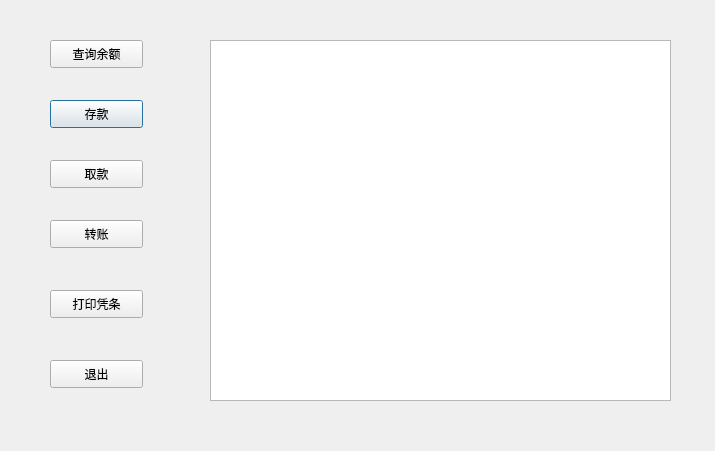
<?xml version="1.0" encoding="UTF-8"?>
<ui version="4.0">
 <class>main_window</class>
 <widget class="QDialog" name="main_window">
  <property name="geometry">
   <rect>
    <x>0</x>
    <y>0</y>
    <width>715</width>
    <height>451</height>
   </rect>
  </property>
  <property name="windowTitle">
   <string>Dialog</string>
  </property>
  <widget class="QTextBrowser" name="text_browser">
   <property name="geometry">
    <rect>
     <x>210</x>
     <y>40</y>
     <width>461</width>
     <height>361</height>
    </rect>
   </property>
  </widget>
  <widget class="QPushButton" name="deposit_button">
   <property name="geometry">
    <rect>
     <x>50</x>
     <y>100</y>
     <width>93</width>
     <height>28</height>
    </rect>
   </property>
   <property name="text">
    <string>存款</string>
   </property>
  </widget>
  <widget class="QPushButton" name="quit_button">
   <property name="geometry">
    <rect>
     <x>50</x>
     <y>360</y>
     <width>93</width>
     <height>28</height>
    </rect>
   </property>
   <property name="text">
    <string>退出</string>
   </property>
  </widget>
  <widget class="QPushButton" name="check_balance_button">
   <property name="geometry">
    <rect>
     <x>50</x>
     <y>40</y>
     <width>93</width>
     <height>28</height>
    </rect>
   </property>
   <property name="text">
    <string>查询余额</string>
   </property>
  </widget>
  <widget class="QPushButton" name="transfer_button">
   <property name="geometry">
    <rect>
     <x>50</x>
     <y>220</y>
     <width>93</width>
     <height>28</height>
    </rect>
   </property>
   <property name="text">
    <string>转账</string>
   </property>
  </widget>
  <widget class="QPushButton" name="withdraw_button">
   <property name="geometry">
    <rect>
     <x>50</x>
     <y>160</y>
     <width>93</width>
     <height>28</height>
    </rect>
   </property>
   <property name="text">
    <string>取款</string>
   </property>
  </widget>
  <widget class="QPushButton" name="print_button">
   <property name="geometry">
    <rect>
     <x>50</x>
     <y>290</y>
     <width>93</width>
     <height>28</height>
    </rect>
   </property>
   <property name="text">
    <string>打印凭条</string>
   </property>
  </widget>
 </widget>
 <resources/>
 <connections>
  <connection>
   <sender>quit_button</sender>
   <signal>clicked()</signal>
   <receiver>main_window</receiver>
   <slot>close()</slot>
   <hints>
    <hint type="sourcelabel">
     <x>117</x>
     <y>379</y>
    </hint>
    <hint type="destinationlabel">
     <x>179</x>
     <y>405</y>
    </hint>
   </hints>
  </connection>
 </connections>
</ui>
